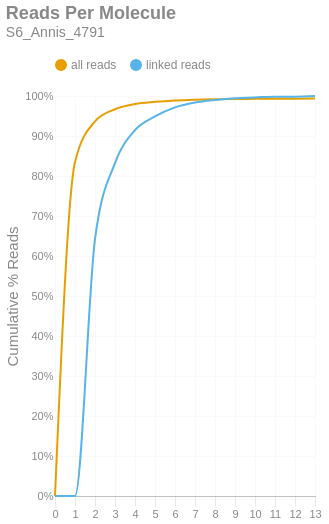

Write notebook code for a chart like this one.
### Markdown cell above
### Reads per Molecule
This chart shows the cumulative distribution of the number of reads per linked molecule. That is, how many alignments are associated with a unique molecule. This excludes the number of reads associated with invalid or absent linked-read barcodes. The `linked` histogram is the percentages recalculated when disregarding singletons.

### Code cell
if SKIPLR:
    print_html(f"Skipped")
else:
    counts = np.bincount(valids['reads'].cast(pl.Int64).to_numpy())
    weighted = counts * np.arange(len(counts))
    all_perc = weighted / n_reads
    linked_perc = weighted / n_linked_reads
    linked_perc[1] = 0
    binned_df = pl.DataFrame({
        'readsper': list(range(len(counts))),
        'all reads (cumsum)': np.cumsum(all_perc).tolist(),
        'linked reads (cumsum)': np.cumsum(linked_perc).tolist(),
    })

    with SafeRender(binned_df):
        (
            density_plot(binned_df, 'Reads Per Molecule', samplename, 'readspmol')
            .encode(
                x=alt.X('readsper:O', title=None).axis(labelAngle=0).scale(padding=0),
                y=alt.Y('value:Q', title='Cumulative % Reads').axis(format='%').stack(False),
                color=alt.Color("key:N").scale(domain=["all reads", "linked reads"]),
                tooltip=[
                    alt.Tooltip("key:N", title="Data Type"),
                    alt.Tooltip("readsper:O", title="Reads Per Molecule"),
                    alt.Tooltip("value:Q", format=".2%", title="% Reads (Cum.)")
                ]            
            )
        ).display()

### Figure 1 — Vega-Lite specification as saved in the notebook (floating-point values rounded to 4 significant figures)
{"width": "container", "height": 400, "config": {"title": {"anchor": "start", "dy": -15, "fontSize": 18, "color": "#888888", "subtitleColor": "#888888", "subtitleFontSize": 14}, "arc": {"fill": "#0072B2"}, "axis": {"domainColor": "#888888", "domainWidth": 0.5, "gridWidth": 0.2, "grid": false, "titleFontWeight": 400, "titleFontSize": 15, "labelFontSize": 11, "labelColor": "#888888", "tickColor": "#888888", "tickWidth": 0.2, "titleColor": "#888888"}, "axisBand": {"grid": false}, "axisX": {"grid": true, "tickSize": 10, "domainCap": "round"}, "axisY": {"domain": false, "grid": true, "tickSize": 0, "domainCap": "round"}, "background": "transparent", "header": {"labelFontSize": 15, "labelColor": "#888888", "titleFontSize": 15, "titleFontWeight": 600, "titleColor": "#888888"}, "legend": {"labelFont": "sans-serif", "labelFontSize": 12, "labelColor": "#888888", "symbolSize": 100, "symbolType": "circle", "titleFontSize": 12, "titlePadding": 10, "titleColor": "#888888", "title": null, "orient": "top"}, "range": {"category": ["#E69F00", "#56B4E9", "#009E73", "#F0E442", "#0072B2", "#D55E00", "#CC79A7", "#000000"], "diverging": ["#cfe8f3", "#a2d4ec", "#73bfe2", "#46abdb", "#1696d2", "#12719e"]}, "area": {"fill": "#0072B2", "fillOpacity": 0.7, "line": true, "strokeOpacity": 0.7}, "line": {"color": "#0072B2", "stroke": "#0072B2", "strokeWidth": 2}, "trail": {"color": "#0072B2", "stroke": "#0072B2", "strokeWidth": 0, "size": 1}, "point": {"filled": true, "fillOpacity": 1.0, "size": 95}, "text": {"color": "#888888", "fontSize": 11, "align": "right", "fontWeight": 400, "size": 11}, "bar": {"fill": "#0072B2", "stroke": null}, "view": {"stroke": null, "continuousWidth": 660, "continuousHeight": 400}}, "data": {"name": "data-1a4ccaecea0e7813225fac394e3a0d41"}, "mark": {"type": "line", "interpolate": "monotone", "point": {"opacity": 0, "size": 275}}, "encoding": {"color": {"field": "key", "scale": {"domain": ["all reads", "linked reads"]}, "type": "nominal"}, "tooltip": [{"field": "key", "title": "Data Type", "type": "nominal"}, {"field": "readsper", "title": "Reads Per Molecule", "type": "ordinal"}, {"field": "value", "format": ".2%", "title": "% Reads (Cum.)", "type": "quantitative"}], "x": {"axis": {"labelAngle": 0}, "field": "readsper", "scale": {"padding": 0}, "title": null, "type": "ordinal"}, "y": {"axis": {"format": "%"}, "field": "value", "stack": false, "title": "Cumulative % Reads", "type": "quantitative"}}, "params": [{"name": "param_c36ac31b6afebe62", "select": {"type": "point", "fields": ["key"]}, "bind": "legend"}], "title": {"text": "Reads Per Molecule", "subtitle": "S6_Annis_4791"}, "transform": [{"fold": ["all reads (cumsum)", "linked reads (cumsum)"]}, {"calculate": "replace(datum.key, ' (cumsum)', '')", "as": "key"}, {"filter": {"param": "param_c36ac31b6afebe62"}}], "usermeta": {"embedOptions": {"downloadFileName": "S6_Annis_4791.readspmol"}}, "$schema": "https://vega.github.io/schema/vega-lite/v6.1.0.json", "datasets": {"data-1a4ccaecea0e7813225fac394e3a0d41": [{"readsper": 0, "all reads (cumsum)": 0.0, "linked reads (cumsum)": 0.0}, {"readsper": 1, "all reads (cumsum)": 0.8348, "linked reads (cumsum)": 0.0}, {"readsper": 2, "all reads (cumsum)": 0.9367, "linked reads (cumsum)": 0.6423}, {"readsper": 3, "all reads (cumsum)": 0.9669, "linked reads (cumsum)": 0.8324}, {"readsper": 4, "all reads (cumsum)": 0.9799, "linked reads (cumsum)": 0.9146}, {"readsper": 5, "all reads (cumsum)": 0.9853, "linked reads (cumsum)": 0.9489}, {"readsper": 6, "all reads (cumsum)": 0.9889, "linked reads (cumsum)": 0.9715}, {"readsper": 7, "all reads (cumsum)": 0.9908, "linked reads (cumsum)": 0.9836}, {"readsper": 8, "all reads (cumsum)": 0.9919, "linked reads (cumsum)": 0.9901}, {"readsper": 9, "all reads (cumsum)": 0.9926, "linked reads (cumsum)": 0.9945}, {"readsper": 10, "all reads (cumsum)": 0.9929, "linked reads (cumsum)": 0.9964}, {"readsper": 11, "all reads (cumsum)": 0.9932, "linked reads (cumsum)": 0.9984}, {"readsper": 12, "all reads (cumsum)": 0.9932, "linked reads (cumsum)": 0.9984}, {"readsper": 13, "all reads (cumsum)": 0.9934, "linked reads (cumsum)": 1.0}]}}
